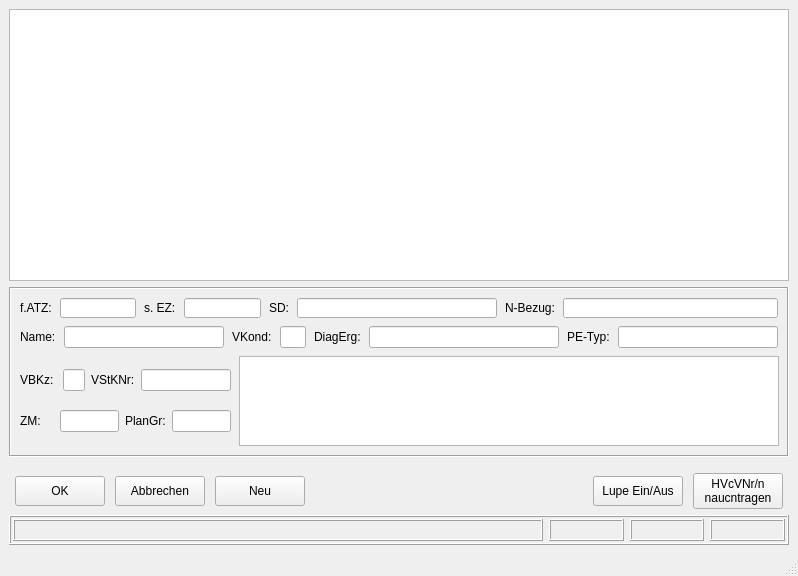
<?xml version="1.0" encoding="UTF-8"?>
<ui version="4.0">
 <class>Auftragsannahme_Many</class>
 <widget class="QMainWindow" name="Auftragsannahme_Many">
  <property name="windowModality">
   <enum>Qt::ApplicationModal</enum>
  </property>
  <property name="geometry">
   <rect>
    <x>0</x>
    <y>0</y>
    <width>798</width>
    <height>576</height>
   </rect>
  </property>
  <property name="minimumSize">
   <size>
    <width>798</width>
    <height>576</height>
   </size>
  </property>
  <property name="windowTitle">
   <string>MainWindow</string>
  </property>
  <widget class="QWidget" name="centralwidget">
   <layout class="QVBoxLayout" name="verticalLayout_5">
    <item>
     <layout class="QVBoxLayout" name="verticalLayout_4">
      <item>
       <widget class="QTableView" name="tableView">
        <property name="minimumSize">
         <size>
          <width>779</width>
          <height>270</height>
         </size>
        </property>
        <property name="verticalScrollBarPolicy">
         <enum>Qt::ScrollBarAsNeeded</enum>
        </property>
        <property name="horizontalScrollBarPolicy">
         <enum>Qt::ScrollBarAsNeeded</enum>
        </property>
        <property name="sizeAdjustPolicy">
         <enum>QAbstractScrollArea::AdjustIgnored</enum>
        </property>
        <property name="selectionBehavior">
         <enum>QAbstractItemView::SelectRows</enum>
        </property>
        <property name="textElideMode">
         <enum>Qt::ElideMiddle</enum>
        </property>
        <property name="gridStyle">
         <enum>Qt::CustomDashLine</enum>
        </property>
        <property name="sortingEnabled">
         <bool>true</bool>
        </property>
       </widget>
      </item>
      <item>
       <widget class="QFrame" name="outFrame">
        <property name="minimumSize">
         <size>
          <width>780</width>
          <height>145</height>
         </size>
        </property>
        <property name="maximumSize">
         <size>
          <width>16777215</width>
          <height>170</height>
         </size>
        </property>
        <property name="frameShape">
         <enum>QFrame::Box</enum>
        </property>
        <property name="frameShadow">
         <enum>QFrame::Sunken</enum>
        </property>
        <layout class="QVBoxLayout" name="verticalLayout_3">
         <property name="spacing">
          <number>8</number>
         </property>
         <item>
          <layout class="QVBoxLayout" name="verticalLayout_2">
           <property name="spacing">
            <number>8</number>
           </property>
           <item>
            <layout class="QHBoxLayout" name="horizontalLayout_3">
             <item>
              <widget class="QLabel" name="label">
               <property name="text">
                <string>f.ATZ:</string>
               </property>
              </widget>
             </item>
             <item>
              <widget class="QLineEdit" name="line_f_ATZ">
               <property name="minimumSize">
                <size>
                 <width>75</width>
                 <height>20</height>
                </size>
               </property>
               <property name="frame">
                <bool>true</bool>
               </property>
               <property name="dragEnabled">
                <bool>true</bool>
               </property>
               <property name="readOnly">
                <bool>true</bool>
               </property>
              </widget>
             </item>
             <item>
              <widget class="QLabel" name="label_5">
               <property name="text">
                <string>s. EZ:</string>
               </property>
              </widget>
             </item>
             <item>
              <widget class="QLineEdit" name="lineEdit_5">
               <property name="minimumSize">
                <size>
                 <width>75</width>
                 <height>20</height>
                </size>
               </property>
               <property name="text">
                <string/>
               </property>
               <property name="readOnly">
                <bool>true</bool>
               </property>
              </widget>
             </item>
             <item>
              <widget class="QLabel" name="label_6">
               <property name="text">
                <string>SD:</string>
               </property>
              </widget>
             </item>
             <item>
              <widget class="QLineEdit" name="lineEdit_6">
               <property name="minimumSize">
                <size>
                 <width>200</width>
                 <height>20</height>
                </size>
               </property>
               <property name="readOnly">
                <bool>true</bool>
               </property>
              </widget>
             </item>
             <item>
              <widget class="QLabel" name="label_7">
               <property name="text">
                <string>N-Bezug:</string>
               </property>
              </widget>
             </item>
             <item>
              <widget class="QLineEdit" name="lineEdit_7">
               <property name="minimumSize">
                <size>
                 <width>215</width>
                 <height>20</height>
                </size>
               </property>
               <property name="text">
                <string/>
               </property>
               <property name="readOnly">
                <bool>true</bool>
               </property>
              </widget>
             </item>
            </layout>
           </item>
           <item>
            <layout class="QHBoxLayout" name="horizontalLayout_4">
             <item>
              <widget class="QLabel" name="label_2">
               <property name="text">
                <string>Name:</string>
               </property>
              </widget>
             </item>
             <item>
              <widget class="QLineEdit" name="line_Name">
               <property name="minimumSize">
                <size>
                 <width>160</width>
                 <height>0</height>
                </size>
               </property>
               <property name="readOnly">
                <bool>true</bool>
               </property>
              </widget>
             </item>
             <item>
              <widget class="QLabel" name="label_8">
               <property name="text">
                <string>VKond:</string>
               </property>
              </widget>
             </item>
             <item>
              <widget class="QLineEdit" name="lineEdit_8">
               <property name="maximumSize">
                <size>
                 <width>45</width>
                 <height>16777215</height>
                </size>
               </property>
               <property name="readOnly">
                <bool>true</bool>
               </property>
              </widget>
             </item>
             <item>
              <widget class="QLabel" name="label_9">
               <property name="text">
                <string>DiagErg:</string>
               </property>
              </widget>
             </item>
             <item>
              <widget class="QLineEdit" name="lineEdit_9">
               <property name="minimumSize">
                <size>
                 <width>190</width>
                 <height>0</height>
                </size>
               </property>
               <property name="readOnly">
                <bool>true</bool>
               </property>
              </widget>
             </item>
             <item>
              <widget class="QLabel" name="label_11">
               <property name="text">
                <string>PE-Typ:</string>
               </property>
              </widget>
             </item>
             <item>
              <widget class="QLineEdit" name="lineEdit_10">
               <property name="minimumSize">
                <size>
                 <width>160</width>
                 <height>0</height>
                </size>
               </property>
               <property name="readOnly">
                <bool>true</bool>
               </property>
              </widget>
             </item>
            </layout>
           </item>
          </layout>
         </item>
         <item>
          <layout class="QHBoxLayout" name="horizontalLayout_7">
           <item>
            <layout class="QVBoxLayout" name="verticalLayout">
             <property name="spacing">
              <number>6</number>
             </property>
             <item>
              <layout class="QHBoxLayout" name="horizontalLayout_5">
               <item>
                <widget class="QLabel" name="label_3">
                 <property name="text">
                  <string>VBKz: </string>
                 </property>
                </widget>
               </item>
               <item>
                <widget class="QLineEdit" name="lineEdit_3">
                 <property name="maximumSize">
                  <size>
                   <width>30</width>
                   <height>16777215</height>
                  </size>
                 </property>
                 <property name="readOnly">
                  <bool>true</bool>
                 </property>
                </widget>
               </item>
               <item>
                <widget class="QLabel" name="label_14">
                 <property name="text">
                  <string>VStKNr:</string>
                 </property>
                </widget>
               </item>
               <item>
                <widget class="QLineEdit" name="lineEdit_11">
                 <property name="minimumSize">
                  <size>
                   <width>90</width>
                   <height>0</height>
                  </size>
                 </property>
                 <property name="readOnly">
                  <bool>true</bool>
                 </property>
                </widget>
               </item>
              </layout>
             </item>
             <item>
              <layout class="QHBoxLayout" name="horizontalLayout_6">
               <item>
                <widget class="QLabel" name="label_4">
                 <property name="text">
                  <string>ZM:    </string>
                 </property>
                </widget>
               </item>
               <item>
                <widget class="QLineEdit" name="lineEdit_4">
                 <property name="readOnly">
                  <bool>true</bool>
                 </property>
                </widget>
               </item>
               <item>
                <widget class="QLabel" name="label_15">
                 <property name="text">
                  <string>PlanGr:</string>
                 </property>
                </widget>
               </item>
               <item>
                <widget class="QLineEdit" name="lineEdit_12">
                 <property name="readOnly">
                  <bool>true</bool>
                 </property>
                </widget>
               </item>
              </layout>
             </item>
            </layout>
           </item>
           <item>
            <widget class="QPlainTextEdit" name="plainTextEdit">
             <property name="minimumSize">
              <size>
               <width>540</width>
               <height>40</height>
              </size>
             </property>
             <property name="undoRedoEnabled">
              <bool>false</bool>
             </property>
             <property name="readOnly">
              <bool>true</bool>
             </property>
             <property name="overwriteMode">
              <bool>false</bool>
             </property>
            </widget>
           </item>
          </layout>
         </item>
        </layout>
       </widget>
      </item>
     </layout>
    </item>
    <item>
     <spacer name="verticalSpacer">
      <property name="orientation">
       <enum>Qt::Vertical</enum>
      </property>
      <property name="sizeType">
       <enum>QSizePolicy::Minimum</enum>
      </property>
      <property name="sizeHint" stdset="0">
       <size>
        <width>20</width>
        <height>10</height>
       </size>
      </property>
     </spacer>
    </item>
    <item>
     <layout class="QHBoxLayout" name="horizontalLayout_2">
      <property name="spacing">
       <number>10</number>
      </property>
      <property name="leftMargin">
       <number>6</number>
      </property>
      <property name="rightMargin">
       <number>6</number>
      </property>
      <item>
       <widget class="QPushButton" name="OK">
        <property name="minimumSize">
         <size>
          <width>90</width>
          <height>30</height>
         </size>
        </property>
        <property name="text">
         <string>OK</string>
        </property>
       </widget>
      </item>
      <item>
       <widget class="QPushButton" name="pushButton_8">
        <property name="minimumSize">
         <size>
          <width>90</width>
          <height>30</height>
         </size>
        </property>
        <property name="text">
         <string>Abbrechen</string>
        </property>
       </widget>
      </item>
      <item>
       <widget class="QPushButton" name="OK_3">
        <property name="minimumSize">
         <size>
          <width>90</width>
          <height>30</height>
         </size>
        </property>
        <property name="text">
         <string>Neu</string>
        </property>
       </widget>
      </item>
      <item>
       <spacer name="horizontalSpacer">
        <property name="orientation">
         <enum>Qt::Horizontal</enum>
        </property>
        <property name="sizeHint" stdset="0">
         <size>
          <width>40</width>
          <height>20</height>
         </size>
        </property>
       </spacer>
      </item>
      <item>
       <widget class="QPushButton" name="lupeButton">
        <property name="minimumSize">
         <size>
          <width>90</width>
          <height>30</height>
         </size>
        </property>
        <property name="text">
         <string>Lupe Ein/Aus</string>
        </property>
       </widget>
      </item>
      <item>
       <widget class="QPushButton" name="pushButton_9">
        <property name="minimumSize">
         <size>
          <width>90</width>
          <height>30</height>
         </size>
        </property>
        <property name="text">
         <string>HVcVNr/n
naucntragen</string>
        </property>
       </widget>
      </item>
     </layout>
    </item>
    <item>
     <widget class="QFrame" name="frame_7">
      <property name="minimumSize">
       <size>
        <width>780</width>
        <height>30</height>
       </size>
      </property>
      <property name="frameShape">
       <enum>QFrame::Box</enum>
      </property>
      <property name="frameShadow">
       <enum>QFrame::Raised</enum>
      </property>
      <layout class="QHBoxLayout" name="horizontalLayout">
       <property name="spacing">
        <number>6</number>
       </property>
       <property name="leftMargin">
        <number>2</number>
       </property>
       <property name="topMargin">
        <number>2</number>
       </property>
       <property name="rightMargin">
        <number>2</number>
       </property>
       <property name="bottomMargin">
        <number>2</number>
       </property>
       <item>
        <widget class="QLabel" name="label_10">
         <property name="minimumSize">
          <size>
           <width>530</width>
           <height>20</height>
          </size>
         </property>
         <property name="maximumSize">
          <size>
           <width>16777215</width>
           <height>16777215</height>
          </size>
         </property>
         <property name="frameShape">
          <enum>QFrame::Box</enum>
         </property>
         <property name="frameShadow">
          <enum>QFrame::Raised</enum>
         </property>
         <property name="text">
          <string/>
         </property>
        </widget>
       </item>
       <item>
        <widget class="QLabel" name="Name_person">
         <property name="sizePolicy">
          <sizepolicy hsizetype="Preferred" vsizetype="Preferred">
           <horstretch>0</horstretch>
           <verstretch>2</verstretch>
          </sizepolicy>
         </property>
         <property name="minimumSize">
          <size>
           <width>70</width>
           <height>20</height>
          </size>
         </property>
         <property name="frameShape">
          <enum>QFrame::Box</enum>
         </property>
         <property name="frameShadow">
          <enum>QFrame::Raised</enum>
         </property>
         <property name="text">
          <string/>
         </property>
        </widget>
       </item>
       <item>
        <widget class="QLabel" name="label_12">
         <property name="minimumSize">
          <size>
           <width>70</width>
           <height>20</height>
          </size>
         </property>
         <property name="frameShape">
          <enum>QFrame::Box</enum>
         </property>
         <property name="frameShadow">
          <enum>QFrame::Raised</enum>
         </property>
         <property name="text">
          <string/>
         </property>
        </widget>
       </item>
       <item>
        <widget class="QLabel" name="label_13">
         <property name="minimumSize">
          <size>
           <width>70</width>
           <height>20</height>
          </size>
         </property>
         <property name="frameShape">
          <enum>QFrame::Box</enum>
         </property>
         <property name="frameShadow">
          <enum>QFrame::Raised</enum>
         </property>
         <property name="text">
          <string/>
         </property>
        </widget>
       </item>
      </layout>
     </widget>
    </item>
   </layout>
  </widget>
  <widget class="QMenuBar" name="menubar">
   <property name="geometry">
    <rect>
     <x>0</x>
     <y>0</y>
     <width>798</width>
     <height>21</height>
    </rect>
   </property>
  </widget>
  <widget class="QStatusBar" name="statusbar"/>
 </widget>
 <resources/>
 <connections/>
</ui>
